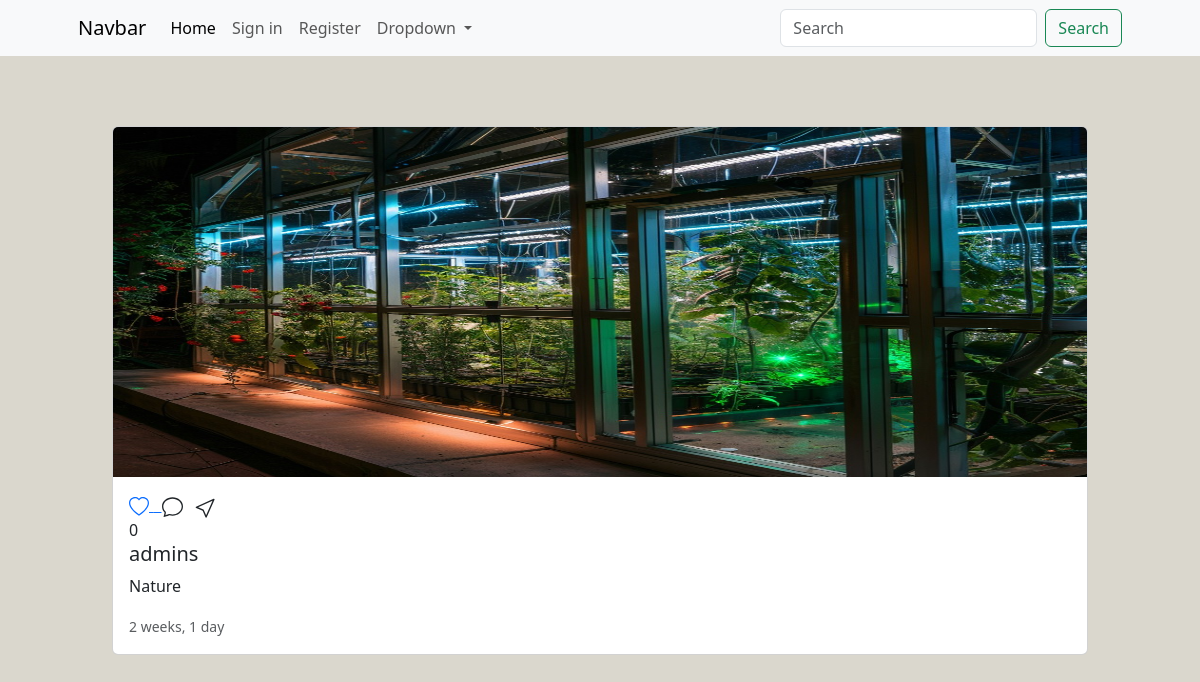
The app's page /post/11/, older data.
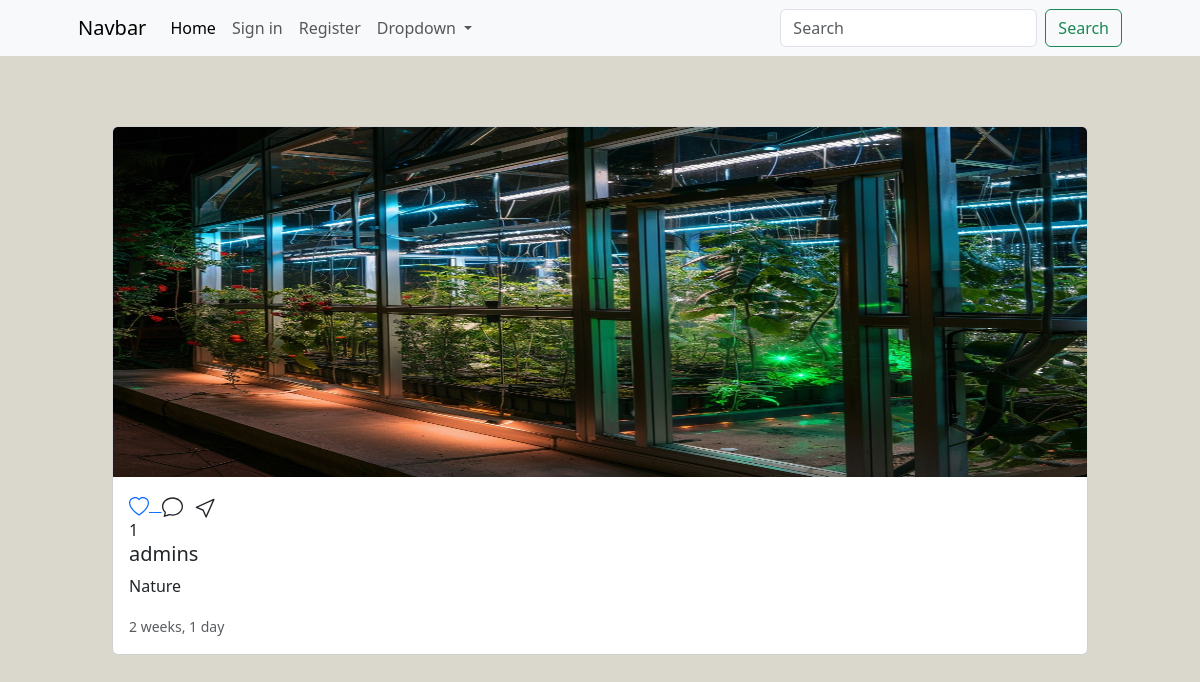
The same page, newer data.
### main/models.py (models this page shows, shortened)
class Post(models.Model):
    user = models.ForeignKey(User,on_delete=models.CASCADE)
    image = models.ImageField(upload_to='posts/')
    caption = models.TextField(blank=True)
    create_at = models.DateTimeField(auto_now_add=True)
    likes = models.IntegerField(default=0)

### main/views.py (the view)
# urls.py: path('post/<int:post_id>/',views.post_detail,name='post_detail'),
def post_detail(request,post_id):
    post = Post.objects.get(id=post_id)
    if request.user.is_authenticated:
        liked = Like.objects.filter(user=request.user,post=post)
        context = {"post":post,'liked':liked}
        return render(request,'post.html',context)
    else:
        context = {"post":post}
        return render(request,'post.html',context)

### templates/post.html (shortened to what this page needs)
{% extends 'partial/main.html' %}
{% load static %}
{% block content %}
<div class="container">
    <div class="row">
        <div class="col-12">
            <div class="ion">
                <div class="card mb-2 col-sm-12 ">
                    <img src="{{post.image.url}}" class="card-img-top" alt="...">
                    <div class="card-body">
                        <div class="run">
                            {% if liked %}
                            <a href="{% url 'like_detail' post.id %}">
                                <svg xmlns="http://www.w3.org/2000/svg" width="20" height="20" fill="currentColor" class="bi bi-heart-fill" viewBox="0 0 16 16">
                                    <path fill-rule="evenodd" d="M8 1.314C12.438-3.248 23.534 4.735 8 15-7.534 4.736 3.562-3.248 8 1.314"/>
                                </svg> &nbsp;
                            </a>
                            {% else%}
                            <a href="{% url 'like_detail' post.id %}">
                            </a>
                            {% endif %}
                        </div>
                        {{post.likes}}
                      <h5 class="card-title">{{post.user}}</h5>
                      <p class="card-text">{{post.caption}}</p>
                      <p class="card-text"><small class="text-body-secondary">{{post.create_at|timesince}}</small></p>
                    </div>
                </div>
            </div>
        </div>
    </div>
</div>
{% endblock %}

Row changes from the older to the newer data that the page shows:
changed Post "Nature": likes "0" → "1"
